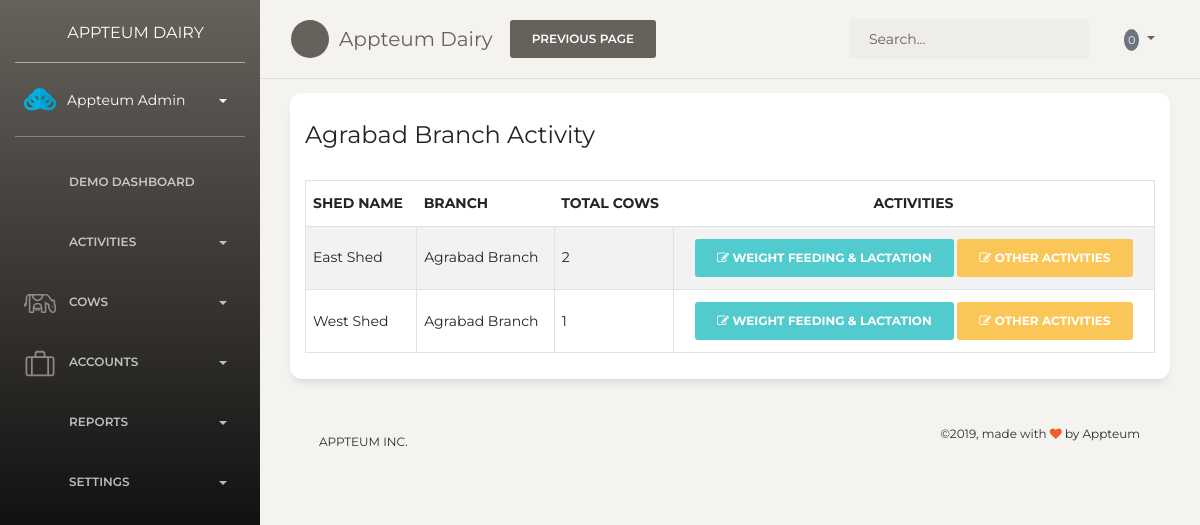
Screenshot of /activity/show/1 with the database file from the repository.
### tables this page shows
CREATE TABLE `branches` (
  `id` int(11) NOT NULL,
  `name` varchar(80) NOT NULL,
  `address_line_1` text NOT NULL,
  `address_line_2` text,
  `country` varchar(80) NOT NULL,
  `state` varchar(80) NOT NULL,
  `city` varchar(80) NOT NULL,
  `contact` varchar(20) NOT NULL,
  `created_by` timestamp NOT NULL DEFAULT CURRENT_TIMESTAMP,
  `status` tinyint(1) NOT NULL DEFAULT '1'
);

CREATE TABLE `sheds` (
  `id` int(11) NOT NULL,
  `name` varchar(100) NOT NULL,
  `branch_id` int(11) NOT NULL
);

### application/controllers/Activity.php (called while the page is built, shortened)
<?php
class Activity extends CI_Controller {
	public function __construct()
    {
		$this->load->model('branches');
		$this->load->model('sheds');
		$this->load->model('cows');
        $this->load->model('activities');
    }
	public function show($branch_id)
	{
		$data['branch_id'] = $branch_id;
		$data['branches'] = $this->branches->show();
		$data['sheds'] = $this->sheds->sheds_by_branch($branch_id);
		$data['content'] = $this->load->view('activity/activity',$data,true);
		$this->load->view('layout/master',$data);
	}
}

### index.php (called while the page is built, shortened)
<?php
require_once BASEPATH.'core/CodeIgniter.php';

### application/models/Sheds.php (called while the page is built, shortened)
<?php
class Sheds extends CI_Model {
	protected $table = 'sheds';
    public function sheds_by_branch($branch_id){
        $query = $this->db->get_where($this->table,['branch_id'=>$branch_id]);
        return $query->result();
    }
}

### application/models/Branches.php (called while the page is built, shortened)
<?php
class Branches extends CI_Model {
    protected $table = 'branches';
    public function show(){
        $query =  $this->db->get($this->table);
        return $query->result();
    }
}

### application/views/activity/activity.php (the view, shortened to what this page needs)
<div class="content">
<div class="printarea">
    <div class="row">
        <div class="col-md-12">
            <div class="card">
                <div class="card-header">
                    <h4 class="card-title">
                        <?php echo branch($branch_id);
                            ?>
                        Activity</h4>
                </div>
                <div class="card-body">
                    <table id="datatable" class="table table-striped table-bordered" cellspacing="0" width="100%">
                        <thead>
                        <tr>
                            <th>Shed Name</th>
                            <th>Branch</th>
                            <th>Total Cows</th>
                            <th class="disabled-sorting text-center">Activities</th>
                        </tr>
                        </thead>
                        <tbody>
                            <?php foreach ($sheds as $shed) { ?>
                             <tr>
                                <td><?php echo $shed->name; ?></td>
                                <td>
                                    <?php foreach ($branches as $each_branch) {
                                        if($each_branch->id == $shed->branch_id){
                                            echo $each_branch->name;
                                        }
                                    } ?>
                                </td>
                                <td><?php
                                        $shed_id = $shed->id;
                                        $branch_id = $shed->branch_id;
                                        cowInShade($shed_id,$branch_id);
                                 ?></td>
                                <td class="text-center">
                                    <a href="<?php echo base_url('activity/lactation/').$shed->id.'/'.$shed->branch_id; ?>"
                                       class="btn btn-primary  d-inline-block font-weight-bold">
                                        <i class="fa fa-edit"></i>
                                        Weight Feeding & Lactation
                                    </a>
                                     <a href="<?php echo base_url('activity/others/').$shed->id.'/'.$shed->branch_id; ?>"
                                       class="btn btn-warning  d-inline-block font-weight-bold">
                                        <i class="fa fa-edit"></i>
                                        Other Activities
                                    </a>
                                </td>
                            </tr>
                        <?php } ?>
                        </tbody>
                    </table>
                </div>
            </div>
        </div>
    </div>
</div>
</div>

### application/helpers/cow_helper.php (shortened to what this page needs)
<?php
function cowInShade($shed_id,$branch_id){
   $CI =& get_instance();
   $query = $CI->db->query("SELECT Count(cow_id) as cow FROM cows WHERE shed_id = $shed_id AND branch_id = $branch_id");
   if($query->num_rows() > 0){
    foreach ( $query->result() as  $value) {
      echo $value->cow;
    }
  }
}
function branch($id){
   $CI =& get_instance();
   $query = $CI->db->query("SELECT name FROM branches WHERE id = $id");
   if($query->num_rows() > 0){
    foreach ( $query->result() as  $value) {
      return $value->name;
    }
   }
}
?>

### rows the page displays
branches: name "Agrabad Branch"
sheds: name "East Shed", cow "2"
sheds: name "West Shed", cow "1"
